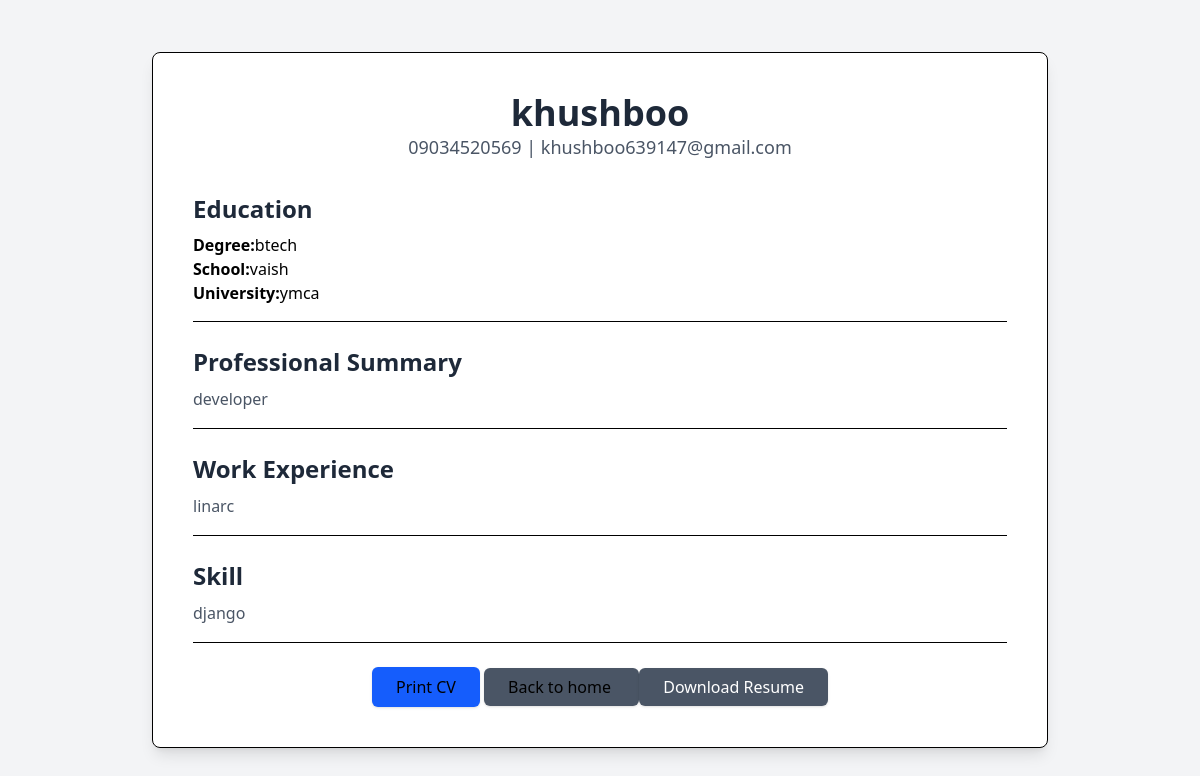
/1/, run on the app's committed database.
### CvgeneratorApp/models.py (models this page shows)
class Profile(models.Model):
    name=models.CharField(max_length=50)
    email=models.CharField(max_length=100)
    phone=models.CharField(max_length=20)
    school=models.CharField(max_length=50)
    degree=models.CharField(max_length=100)
    university=models.CharField(max_length=100)
    summary=models.TextField(max_length=2000)
    previous_work=models.TextField(max_length=1000)
    skil=models.CharField(max_length=200)

### CvgeneratorApp/views.py (the view)
# urls.py: path('<int:id>/',views.resume,name='resume'),
def resume(request,id):
    user_profile=Profile.objects.get(id=id)
    return render(request, 'CvgeneratorApp/resume.html',{'user_profile':user_profile})

### CvgeneratorApp/templates/CvgeneratorApp/resume.html (shortened to what this page needs)
<!DOCTYPE html>
<html lang="en">
<head>
    <script src="https://cdn.jsdelivr.net/npm/@tailwindcss/browser@4"></script>
</head>
<body class="bg-gray-100 flex items-center  justify-center min-h-screen">
   <div class="bg-white w-full max-w-4xl mx-auto shadow-lg rounded-lg p-10 my-10 border">
      <div class="text-center mb-8">
        <h1 class="text-4xl font-bold text-gray-800">{{user_profile.name}}</h1>
        <p   class="text-lg text-gray-600">{{user_profile.phone}} | {{user_profile.email}}</p>
      </div>
      <div class="border-b pb-4 mb-6">
        <h2 class="text-2xl  font-semibold text-gray-800 mb-2">Education</h2>
        <p><span class="font-bold">Degree:</span>{{user_profile.degree}}</p>
        <p><span class="font-bold">School:</span>{{user_profile.school}}</p>
        <p><span class="font-bold">University:</span>{{user_profile.university}}</p>
      </div>
      <div class="border-b pb-4 mb-6">
        <h2 class="text-2xl  font-semibold text-gray-800 mb-2">Professional Summary</h2>
        <p class="text-gray-600 leading-relaxed">{{user_profile.summary}}</p>
      </div>
      <div class="border-b pb-4 mb-6">
        <h2 class="text-2xl  font-semibold text-gray-800 mb-2">Work Experience</h2>
        <p class="text-gray-600 leading-relaxed">{{user_profile.previous_work}}</p>
      </div>
       <div class="border-b pb-4 mb-6">
        <h2 class="text-2xl  font-semibold text-gray-800 mb-2">Skill</h2>
        <p class="text-gray-600 leading-relaxed">{{user_profile.skil}}</p>
      </div>
      <div class="text-center">
        <button onclick="window.print()" class="bg-blue-600 text-while px-6 py-2 rounded-md shadow">Print CV</button>
        <a  class="bg-gray-600 text-while px-6 py-2 rounded-md shadow" href="">Back to home </a>
        <a class="bg-gray-600 text-white px-6 py-2 rounded-md shadow"
        href="{% url 'download_resume' user_profile.id %}">
        Download Resume
        </a>
      </div>
   </div>
</body>
</html>

### data on the page
Profile: name "khushboo", phone "09034520569", email "khushboo639147@gmail.com", degree "btech", school "vaish", university "ymca", summary "developer", previous_work "linarc", skil "django"
